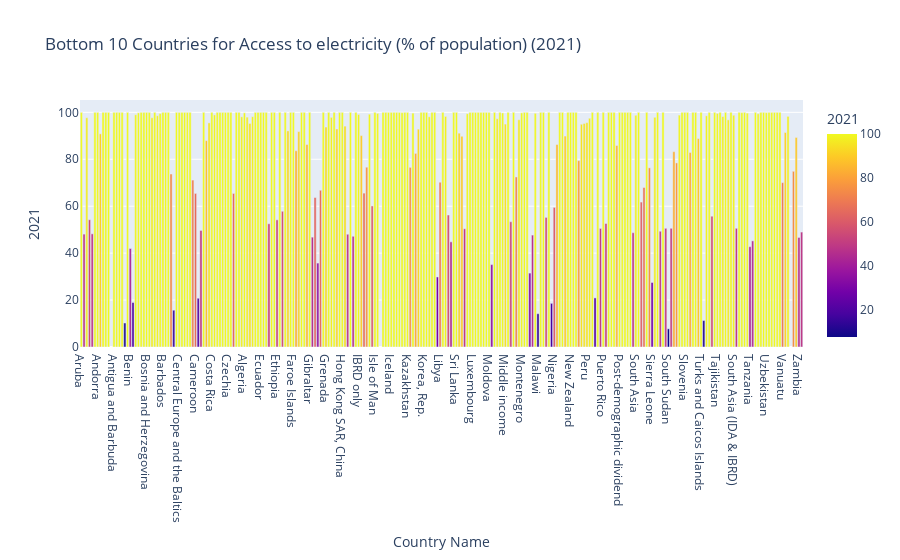

The notebook cell saved with this chart:
### Code cell
import pandas as pd
import os
import matplotlib.pyplot as plt
import seaborn as sns
import plotly.express as px

class DataVisualizer:
    def __init__(self, folder_path, data_file, country_metadata_file, indicator_metadata_file, year):
        self.folder_path = folder_path
        self.data_file = data_file
        self.country_metadata_file = country_metadata_file
        self.indicator_metadata_file = indicator_metadata_file
        self.year = year

        self.data = None
        self.country_metadata = None
        self.indicator_name = None

    def read_data(self):
        self.data = pd.read_csv(os.path.join(self.folder_path, self.data_file), skiprows=4)
        self.country_metadata = pd.read_csv(os.path.join(self.folder_path, self.country_metadata_file))
        indicator_metadata = pd.read_csv(os.path.join(self.folder_path, self.indicator_metadata_file))
        self.indicator_name = indicator_metadata['INDICATOR_NAME'][0]

    def create_histogram(self, column_name):
        plt.figure(figsize=(10, 6))
        plt.hist(self.data[column_name], bins=20, color='skyblue', edgecolor='black')
        plt.xlabel('Value')
        plt.ylabel('Frequency')
        plt.title(f'Histogram of {self.indicator_name} ({self.year})')
        plt.grid()
        plt.show()
        
    def create_bar_plot(self, x_column, y_column, xlabel, ylabel, title, rotation=True):
        plt.figure(figsize=(10, 6))
        plt.bar(self.data[x_column], self.data[y_column], color='skyblue', edgecolor='black')
        plt.xlabel(xlabel)
        plt.ylabel(ylabel)
        plt.title(title)
        if rotation:
            plt.xticks(rotation=45, ha='right')
        plt.tight_layout()
        plt.show()

    def create_bar_plot_seaborn(self, x_column, y_column, xlabel, ylabel, title, rotation=True):
        plt.figure(figsize=(10, 6))
        sns.barplot(data=self.data, x=x_column, y=y_column, color='skyblue', edgecolor='black')
        plt.xlabel(xlabel)
        plt.ylabel(ylabel)
        plt.title(title)
        if rotation:
            plt.xticks(rotation=45, ha='right')
        plt.tight_layout()
        plt.show()

    def create_bar_plot_plotly(self, x_column, y_column, xlabel, ylabel, title, rotation=True):
        fig = px.bar(self.data, x=x_column, y=y_column, color=y_column, title=title)
        if rotation:
            fig.update_layout(xaxis_tickangle=-45)
        fig.show()

    def plot_histogram(self):
        self.create_histogram(self.year)

    def plot_top_10(self, x_column):
        title = f'Top 10 Countries for {self.indicator_name} ({self.year})'
        top_countries_data = self.data.nlargest(10, self.year)[[x_column, self.year]]
        self.create_bar_plot(x_column, self.year, 'Country', 'Value', title, rotation=False)

    def plot_bottom_10(self, x_column):
        title = f'Bottom 10 Countries for {self.indicator_name} ({self.year})'
        bottom_countries_data = self.data.nsmallest(10, self.year)[[x_column, self.year]]
        self.create_bar_plot_seaborn(x_column, self.year, 'Country', 'Value', title, rotation=False)

# Call the class and methods with the appropriate file paths and year
visualizer = DataVisualizer("DATASETS/Access to electricity (% of population)",
                            "API_EG.ELC.ACCS.ZS_DS2_en_csv_v2_5729318.csv",
                            "Metadata_Country_API_EG.ELC.ACCS.ZS_DS2_en_csv_v2_5729318.csv",
                            "Metadata_Indicator_API_EG.ELC.ACCS.ZS_DS2_en_csv_v2_5729318.csv",
                            '2021')  # Change to the desired year

visualizer.read_data()
visualizer.plot_histogram()
visualizer.plot_top_10('Country Name')
visualizer.plot_bottom_10('Country Name')

### Figure 1 — Plotly figure (JSON) as saved in the notebook; plotly's stock layout.template omitted (floating-point values rounded to 4 significant figures; data arrays with more than 128 entries replaced by an {"elided": "..."} marker saying what was removed)
{"data": [{"alignmentgroup": "True", "hovertemplate": "Country Name=%{x}<br>2021=%{marker.color}<extra></extra>", "legendgroup": "", "marker": {"color": {"elided": "266 float values"}, "coloraxis": "coloraxis", "pattern": {"shape": ""}}, "name": "", "offsetgroup": "", "orientation": "v", "showlegend": false, "textposition": "auto", "type": "bar", "x": {"elided": "266 str values"}, "xaxis": "x", "y": {"elided": "266 float values"}, "yaxis": "y"}], "layout": {"barmode": "relative", "coloraxis": {"colorbar": {"title": {"text": "2021"}}, "colorscale": [[0, "#0d0887"], [0.1111, "#46039f"], [0.2222, "#7201a8"], [0.3333, "#9c179e"], [0.4444, "#bd3786"], [0.5556, "#d8576b"], [0.6667, "#ed7953"], [0.7778, "#fb9f3a"], [0.8889, "#fdca26"], [1, "#f0f921"]]}, "legend": {"tracegroupgap": 0}, "title": {"text": "Bottom 10 Countries for Access to electricity (% of population) (2021)"}, "xaxis": {"anchor": "y", "domain": [0, 1], "title": {"text": "Country Name"}}, "yaxis": {"anchor": "x", "domain": [0, 1], "title": {"text": "2021"}}}}
